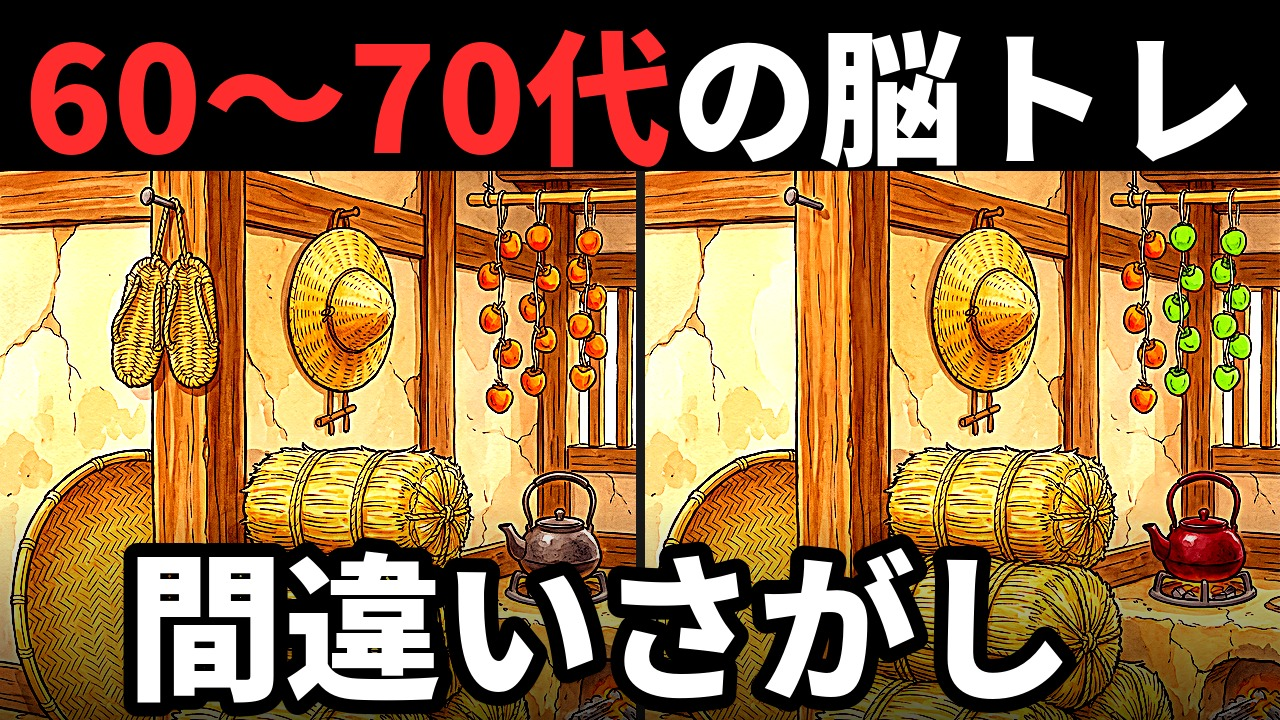
#> input picture outputs/prototypes/thumb_band_001/0_今の形（比較用）.jpg, 1280 x 720 px
$ python -i proto.py   (imports and definitions only)
#> lines starting #> are read from the running program, lines starting #| are printed output that depends on the picture
#> further down, picture is the input picture: PIL image 1280x720 RGB; mean R, G, B 150.2, 113, 71
import json, sys
from PIL import Image, ImageDraw, ImageFont, ImageEnhance, ImageFilter, ImageStat
F='/usr/share/fonts/opentype/noto/NotoSansCJK-Black.ttc'
EP='/home/claude/koyomi-company/outputs/2026-11-23_012'; Q=1
def neutral(im, target=1.45):
#> called with target = 1.45
    r,g,b=ImageStat.Stat(im.resize((100,100))).mean
#> r = 149.9; g = 112.9; b = 70.81
    ratio=r/max(b,1)
#> ratio = 2.12
    if ratio<=target: return im
    k=(target/ratio)**0.5          # 赤を下げ、青を上げて半分ずつ寄せる
#> k = 0.827
    R,G,B=im.split()
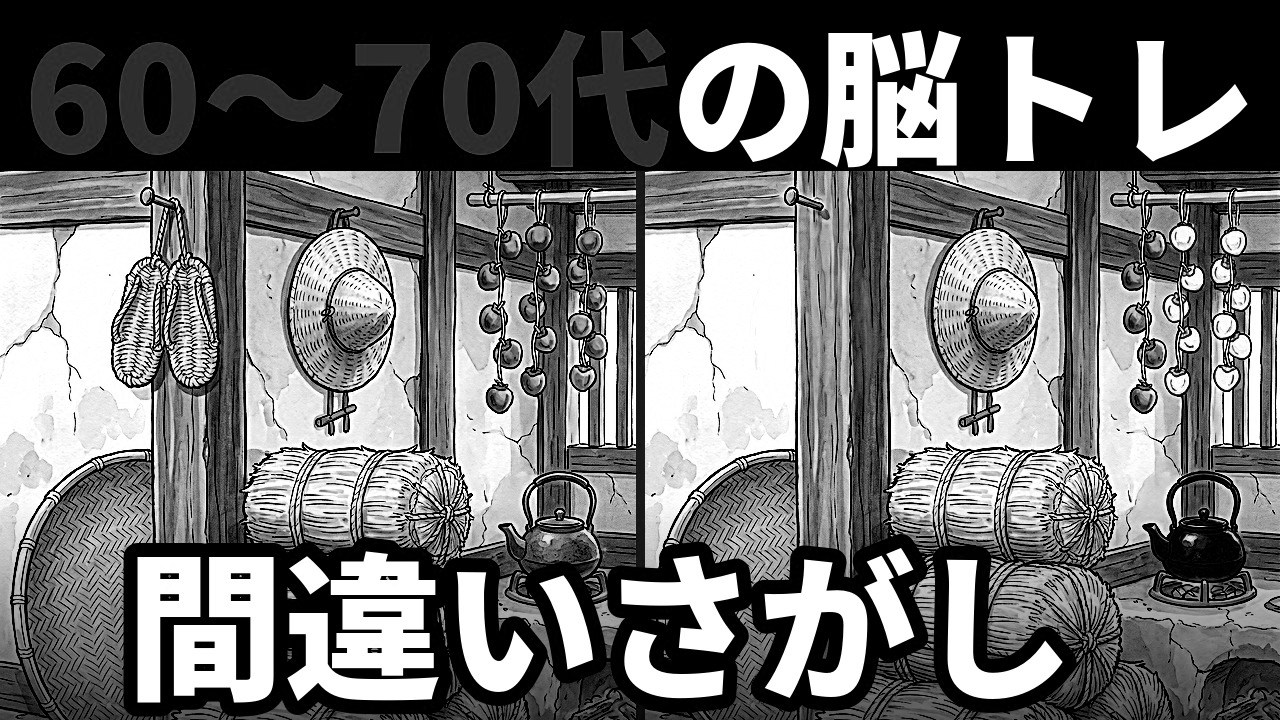
#> G: PIL image 1280x720 L; min 0, max 255, mean 113
    R=R.point(lambda v:min(255,int(v*k))); B=B.point(lambda v:min(255,int(v/k)))
#> after `R = R.point(lambda v: min(255, int(v * k)))`:
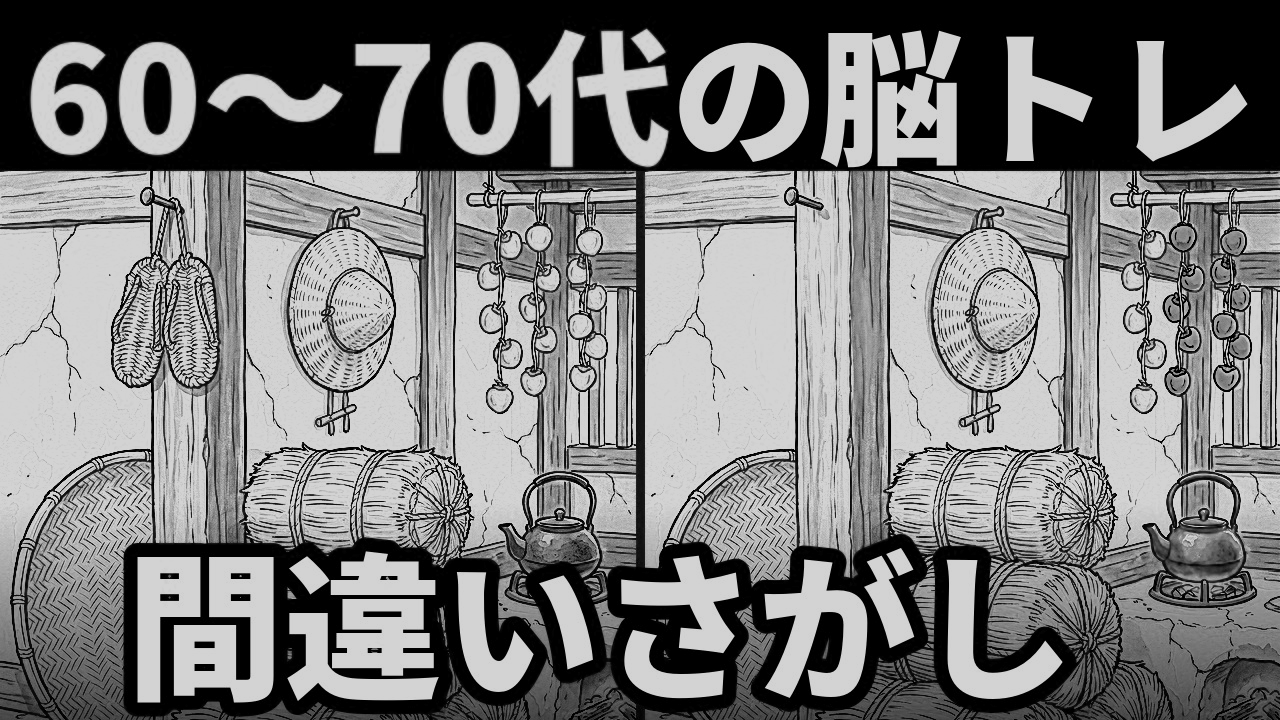
#> R: PIL image 1280x720 L; min 0, max 211, mean 124
#> after `B = B.point(lambda v: min(255, int(v / k)))`:
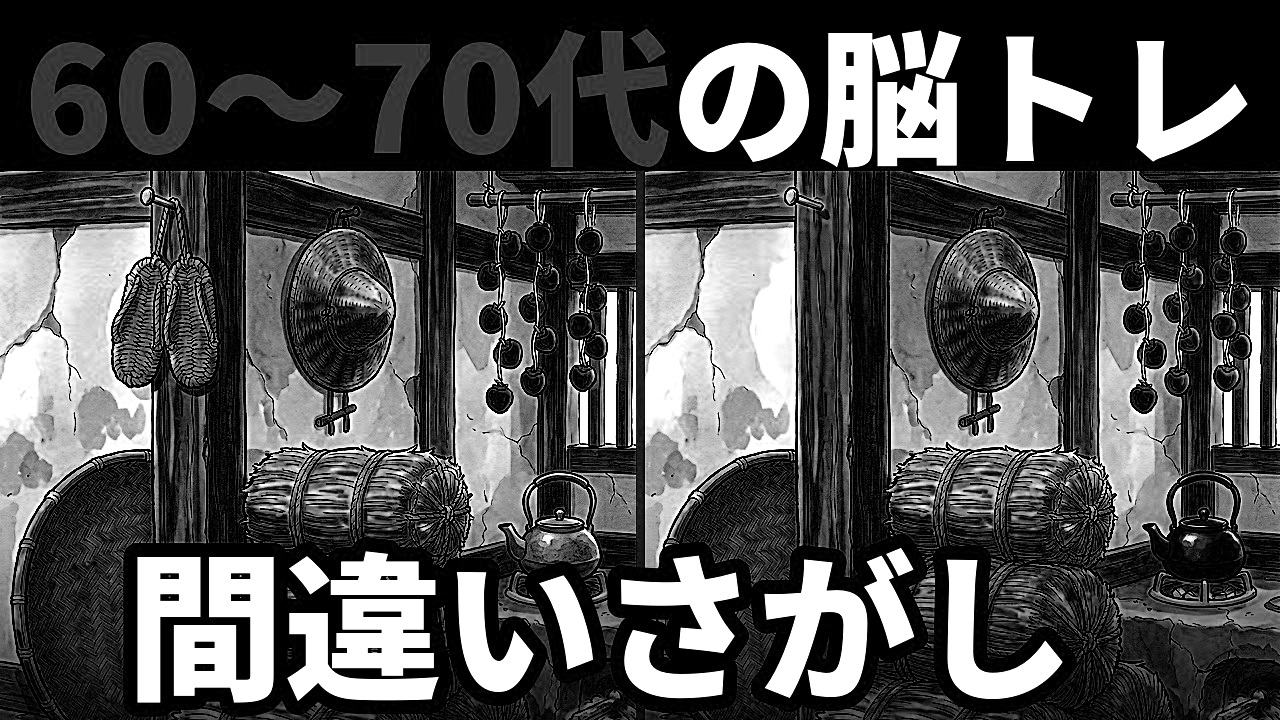
#> B: PIL image 1280x720 L; min 0, max 255, mean 79.9
    return Image.merge('RGB',(R,G,B))
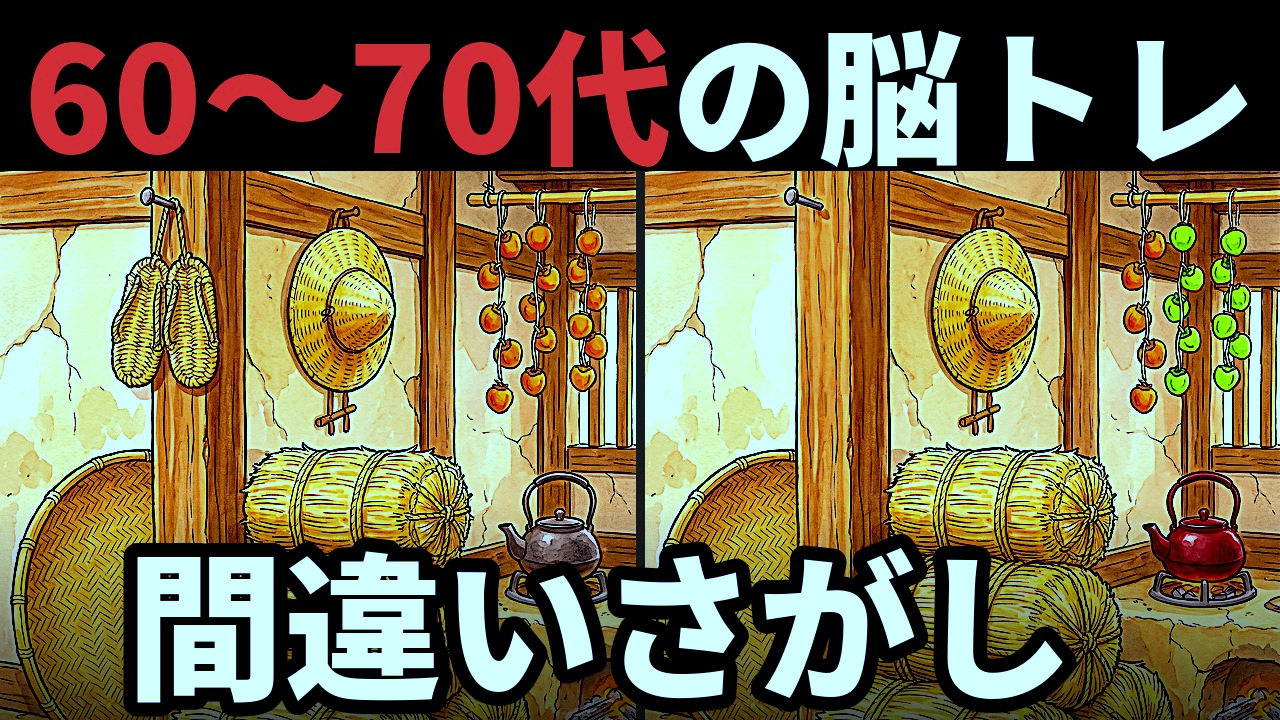
#> returned value: PIL image 1280x720 RGB; mean R, G, B 124, 113, 79.9
# [39 lines left out: functions pics, make, not called in this run]
K=(0,0,0);Wt=(255,255,255);Y=(255,214,0);R=(230,30,30)
O='/home/claude/work/thumbproto/'
# [6 lines not run here, left out]

>>> from PIL import Image
>>> picture = Image.open('0_今の形（比較用）.jpg')
>>> result = neutral(picture)

$ run again, on outputs/prototypes/thumb_band_001/一覧.jpg
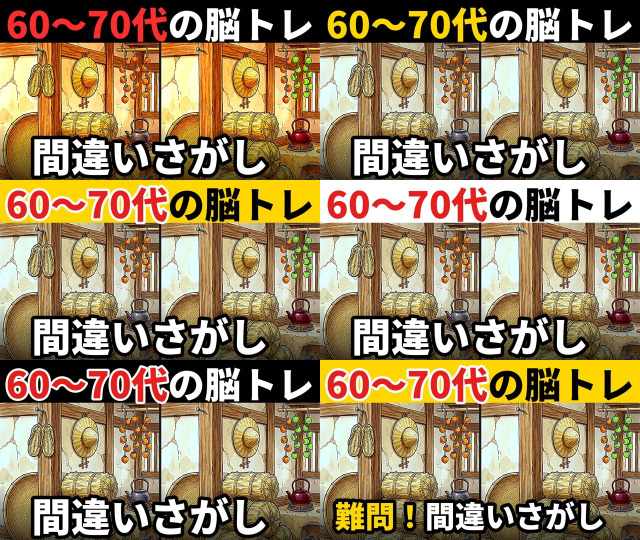
#> input picture outputs/prototypes/thumb_band_001/一覧.jpg, 1280 x 1080 px (shown at 1/2 size)
#> picture is the input picture: PIL image 1280x1080 RGB; mean R, G, B 152.7, 131.6, 97.3
#> r = 152.7; g = 131.6; b = 97.28
#> ratio = 1.57
#> k = 0.961
#> in neutral, `R,G,B=im.split()`:
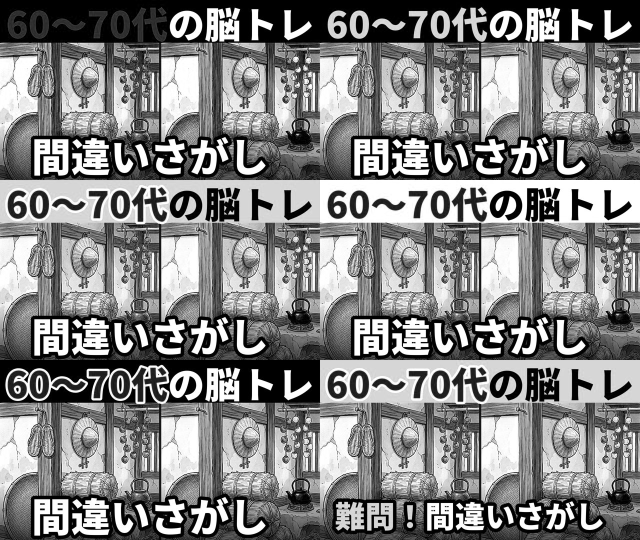
#> G: PIL image 1280x1080 L (shown at 1/2 size); min 0, max 255, mean 131.6
#> in neutral, `R,G,B=im.split()`:
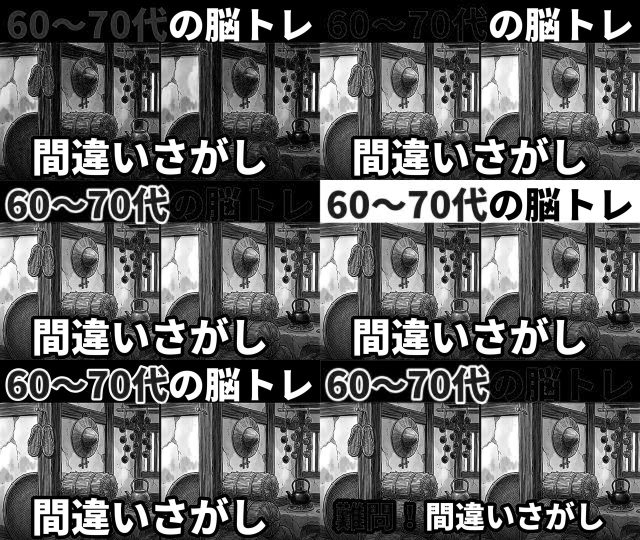
#> B: PIL image 1280x1080 L (shown at 1/2 size); min 0, max 255, mean 97.3

$ run again, on outputs/prototypes/thumb_band_001/CEO_黄帯.png
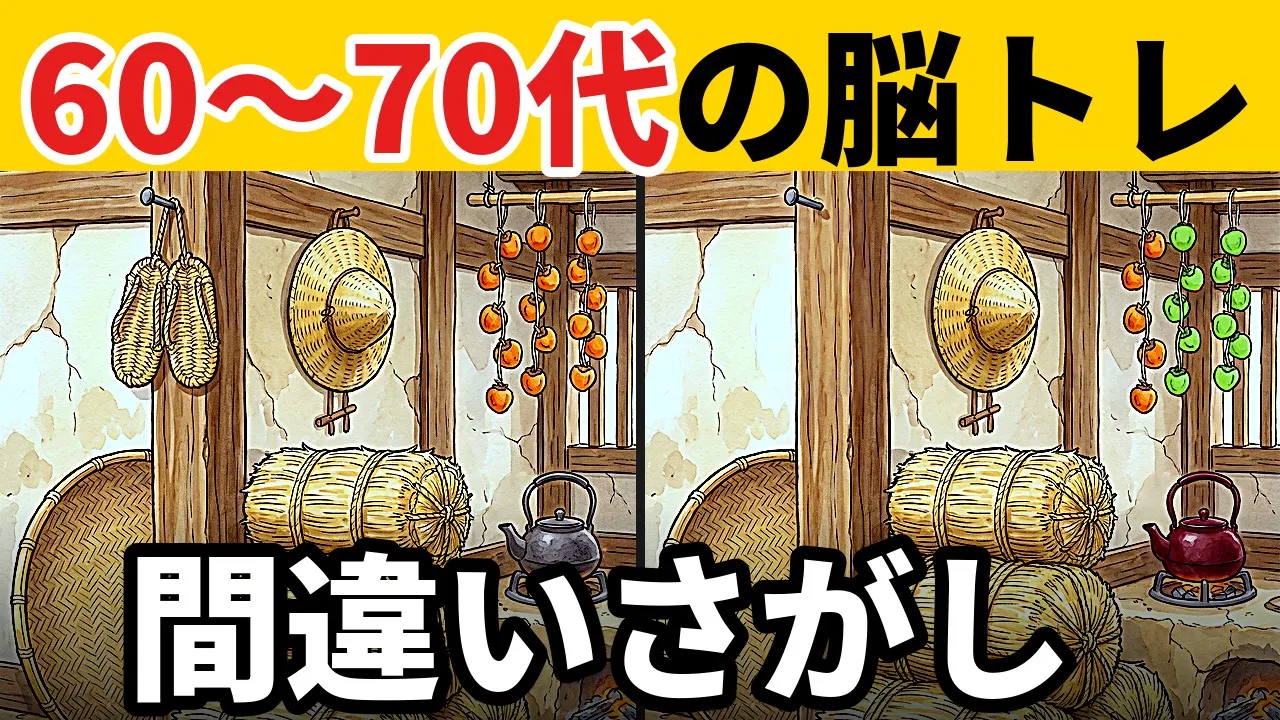
#> input picture outputs/prototypes/thumb_band_001/CEO_黄帯.png, 1280 x 720 px
#> picture is the input picture: PIL image 1280x720 RGB; mean R, G, B 166.1, 143.2, 96.2
#> r = 165.9; g = 143; b = 96.04
#> ratio = 1.73
#> k = 0.916
#> in neutral, `R = R.point(lambda v: min(255, int(v * k)))`:
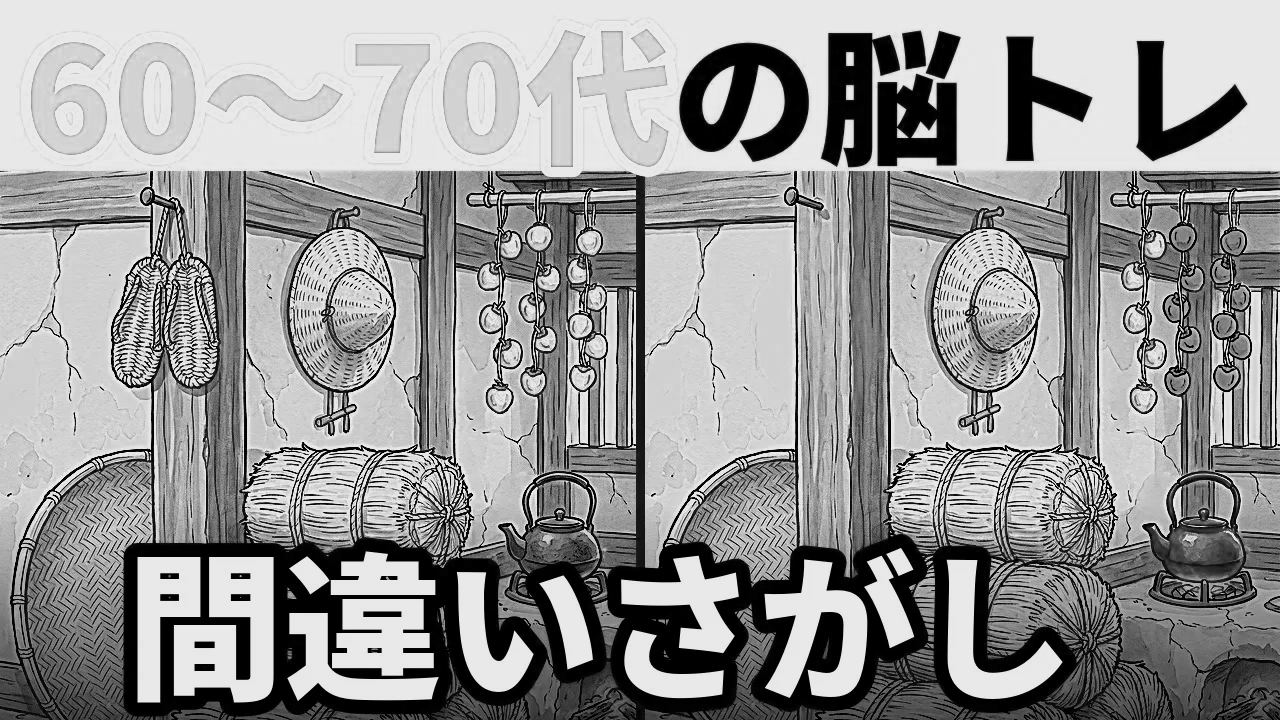
#> R: PIL image 1280x720 L; min 0, max 233, mean 151.6
#> in neutral, `return Image.merge('RGB',(R,G,B))`:
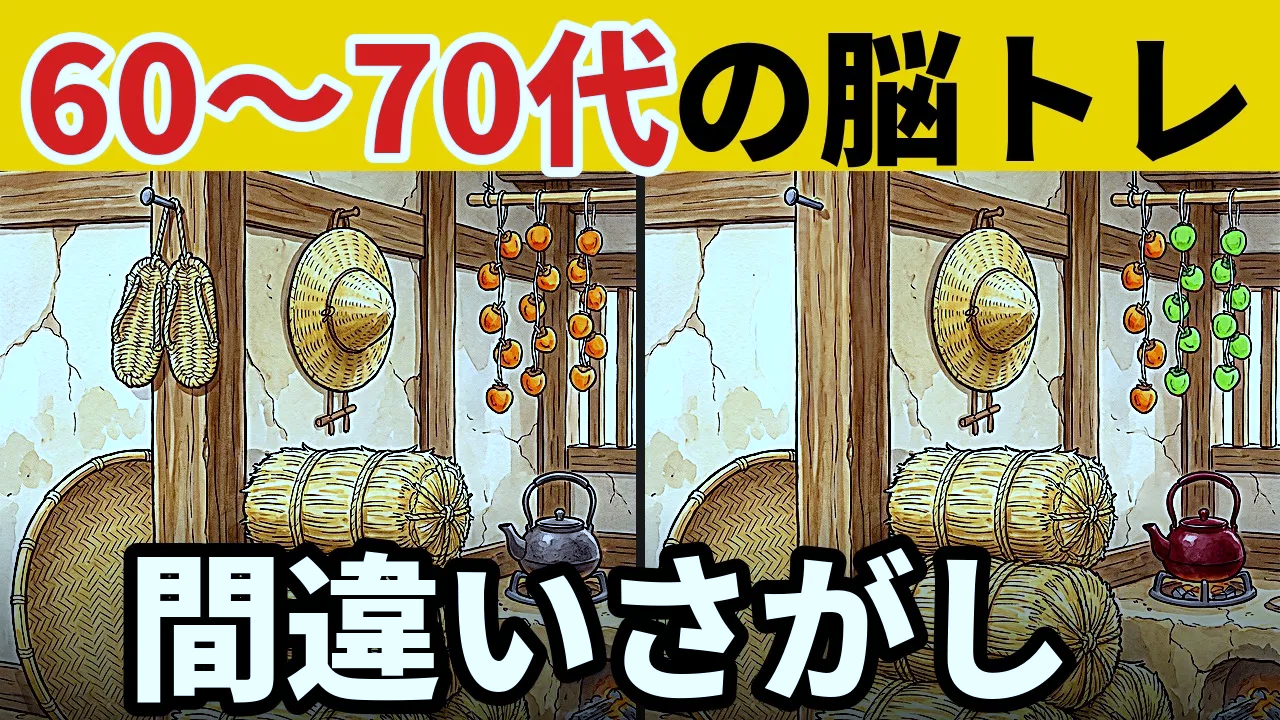
#> returned value: PIL image 1280x720 RGB; mean R, G, B 151.6, 143.2, 102
